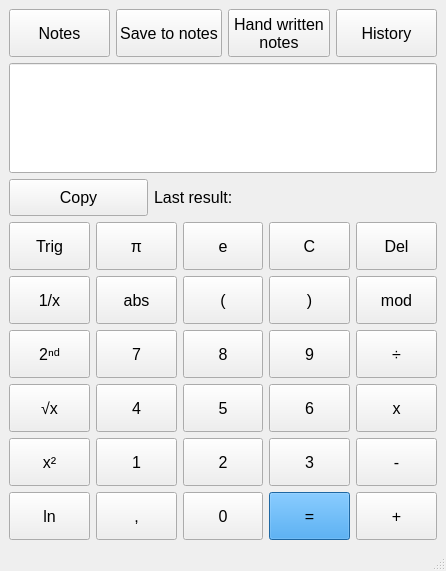
<?xml version="1.0" encoding="UTF-8"?>
<ui version="4.0">
 <class>MainWindow</class>
 <widget class="QMainWindow" name="MainWindow">
  <property name="geometry">
   <rect>
    <x>0</x>
    <y>0</y>
    <width>446</width>
    <height>571</height>
   </rect>
  </property>
  <property name="sizePolicy">
   <sizepolicy hsizetype="Preferred" vsizetype="Preferred">
    <horstretch>0</horstretch>
    <verstretch>0</verstretch>
   </sizepolicy>
  </property>
  <property name="windowTitle">
   <string>Calculator</string>
  </property>
  <widget class="QWidget" name="centralwidget">
   <layout class="QGridLayout" name="gridLayout_2">
    <item row="0" column="0">
     <layout class="QVBoxLayout" name="verticalLayout" stretch="1,3,1,6">
      <item>
       <layout class="QHBoxLayout" name="horizontalLayout_2" stretch="1,1,1,1">
        <item>
         <widget class="QPushButton" name="notes_button">
          <property name="sizePolicy">
           <sizepolicy hsizetype="Preferred" vsizetype="Preferred">
            <horstretch>0</horstretch>
            <verstretch>0</verstretch>
           </sizepolicy>
          </property>
          <property name="minimumSize">
           <size>
            <width>0</width>
            <height>48</height>
           </size>
          </property>
          <property name="font">
           <font>
            <pointsize>12</pointsize>
           </font>
          </property>
          <property name="text">
           <string>Notes</string>
          </property>
         </widget>
        </item>
        <item>
         <widget class="QPushButton" name="save_notes_button">
          <property name="sizePolicy">
           <sizepolicy hsizetype="Preferred" vsizetype="Preferred">
            <horstretch>0</horstretch>
            <verstretch>0</verstretch>
           </sizepolicy>
          </property>
          <property name="minimumSize">
           <size>
            <width>0</width>
            <height>48</height>
           </size>
          </property>
          <property name="font">
           <font>
            <pointsize>12</pointsize>
           </font>
          </property>
          <property name="text">
           <string>Save to notes</string>
          </property>
         </widget>
        </item>
        <item>
         <widget class="QPushButton" name="hand_notes_button">
          <property name="sizePolicy">
           <sizepolicy hsizetype="Preferred" vsizetype="Preferred">
            <horstretch>0</horstretch>
            <verstretch>0</verstretch>
           </sizepolicy>
          </property>
          <property name="minimumSize">
           <size>
            <width>0</width>
            <height>48</height>
           </size>
          </property>
          <property name="font">
           <font>
            <pointsize>12</pointsize>
           </font>
          </property>
          <property name="text">
           <string>Hand written
notes</string>
          </property>
         </widget>
        </item>
        <item>
         <widget class="QPushButton" name="history_button">
          <property name="sizePolicy">
           <sizepolicy hsizetype="Preferred" vsizetype="Preferred">
            <horstretch>0</horstretch>
            <verstretch>0</verstretch>
           </sizepolicy>
          </property>
          <property name="minimumSize">
           <size>
            <width>0</width>
            <height>48</height>
           </size>
          </property>
          <property name="font">
           <font>
            <pointsize>12</pointsize>
           </font>
          </property>
          <property name="text">
           <string>History</string>
          </property>
         </widget>
        </item>
       </layout>
      </item>
      <item>
       <widget class="QLineEdit" name="input_line">
        <property name="sizePolicy">
         <sizepolicy hsizetype="Preferred" vsizetype="Preferred">
          <horstretch>0</horstretch>
          <verstretch>0</verstretch>
         </sizepolicy>
        </property>
        <property name="minimumSize">
         <size>
          <width>0</width>
          <height>89</height>
         </size>
        </property>
        <property name="font">
         <font>
          <pointsize>20</pointsize>
         </font>
        </property>
        <property name="text">
         <string/>
        </property>
       </widget>
      </item>
      <item>
       <layout class="QHBoxLayout" name="horizontalLayout">
        <property name="sizeConstraint">
         <enum>QLayout::SetDefaultConstraint</enum>
        </property>
        <item>
         <widget class="QPushButton" name="copy_button">
          <property name="sizePolicy">
           <sizepolicy hsizetype="Preferred" vsizetype="Preferred">
            <horstretch>0</horstretch>
            <verstretch>0</verstretch>
           </sizepolicy>
          </property>
          <property name="font">
           <font>
            <pointsize>12</pointsize>
           </font>
          </property>
          <property name="text">
           <string>Copy</string>
          </property>
         </widget>
        </item>
        <item>
         <widget class="QLabel" name="label">
          <property name="sizePolicy">
           <sizepolicy hsizetype="Preferred" vsizetype="Preferred">
            <horstretch>0</horstretch>
            <verstretch>0</verstretch>
           </sizepolicy>
          </property>
          <property name="maximumSize">
           <size>
            <width>16777215</width>
            <height>76</height>
           </size>
          </property>
          <property name="font">
           <font>
            <pointsize>12</pointsize>
           </font>
          </property>
          <property name="text">
           <string>Last result:</string>
          </property>
         </widget>
        </item>
        <item>
         <widget class="QLabel" name="last_result_label">
          <property name="sizePolicy">
           <sizepolicy hsizetype="Preferred" vsizetype="Preferred">
            <horstretch>0</horstretch>
            <verstretch>0</verstretch>
           </sizepolicy>
          </property>
          <property name="maximumSize">
           <size>
            <width>16777215</width>
            <height>76</height>
           </size>
          </property>
          <property name="text">
           <string/>
          </property>
         </widget>
        </item>
       </layout>
      </item>
      <item>
       <layout class="QGridLayout" name="gridLayout">
        <item row="4" column="1">
         <widget class="QPushButton" name="four_button">
          <property name="sizePolicy">
           <sizepolicy hsizetype="Preferred" vsizetype="Preferred">
            <horstretch>0</horstretch>
            <verstretch>0</verstretch>
           </sizepolicy>
          </property>
          <property name="minimumSize">
           <size>
            <width>0</width>
            <height>48</height>
           </size>
          </property>
          <property name="font">
           <font>
            <pointsize>12</pointsize>
           </font>
          </property>
          <property name="text">
           <string>4</string>
          </property>
         </widget>
        </item>
        <item row="3" column="2">
         <widget class="QPushButton" name="eight_button">
          <property name="sizePolicy">
           <sizepolicy hsizetype="Preferred" vsizetype="Preferred">
            <horstretch>0</horstretch>
            <verstretch>0</verstretch>
           </sizepolicy>
          </property>
          <property name="minimumSize">
           <size>
            <width>0</width>
            <height>48</height>
           </size>
          </property>
          <property name="font">
           <font>
            <pointsize>12</pointsize>
           </font>
          </property>
          <property name="text">
           <string>8</string>
          </property>
         </widget>
        </item>
        <item row="5" column="0">
         <widget class="QPushButton" name="square_button">
          <property name="sizePolicy">
           <sizepolicy hsizetype="Preferred" vsizetype="Preferred">
            <horstretch>0</horstretch>
            <verstretch>0</verstretch>
           </sizepolicy>
          </property>
          <property name="minimumSize">
           <size>
            <width>0</width>
            <height>48</height>
           </size>
          </property>
          <property name="font">
           <font>
            <pointsize>12</pointsize>
           </font>
          </property>
          <property name="text">
           <string>x²</string>
          </property>
         </widget>
        </item>
        <item row="5" column="4">
         <widget class="QPushButton" name="minus_button">
          <property name="sizePolicy">
           <sizepolicy hsizetype="Preferred" vsizetype="Preferred">
            <horstretch>0</horstretch>
            <verstretch>0</verstretch>
           </sizepolicy>
          </property>
          <property name="minimumSize">
           <size>
            <width>0</width>
            <height>48</height>
           </size>
          </property>
          <property name="font">
           <font>
            <pointsize>12</pointsize>
           </font>
          </property>
          <property name="text">
           <string>-</string>
          </property>
         </widget>
        </item>
        <item row="4" column="0">
         <widget class="QPushButton" name="root_button">
          <property name="sizePolicy">
           <sizepolicy hsizetype="Preferred" vsizetype="Preferred">
            <horstretch>0</horstretch>
            <verstretch>0</verstretch>
           </sizepolicy>
          </property>
          <property name="minimumSize">
           <size>
            <width>0</width>
            <height>48</height>
           </size>
          </property>
          <property name="font">
           <font>
            <pointsize>12</pointsize>
           </font>
          </property>
          <property name="text">
           <string>√x</string>
          </property>
         </widget>
        </item>
        <item row="3" column="3">
         <widget class="QPushButton" name="nine_button">
          <property name="sizePolicy">
           <sizepolicy hsizetype="Preferred" vsizetype="Preferred">
            <horstretch>0</horstretch>
            <verstretch>0</verstretch>
           </sizepolicy>
          </property>
          <property name="minimumSize">
           <size>
            <width>0</width>
            <height>48</height>
           </size>
          </property>
          <property name="font">
           <font>
            <pointsize>12</pointsize>
           </font>
          </property>
          <property name="text">
           <string>9</string>
          </property>
         </widget>
        </item>
        <item row="4" column="3">
         <widget class="QPushButton" name="six_button">
          <property name="sizePolicy">
           <sizepolicy hsizetype="Preferred" vsizetype="Preferred">
            <horstretch>0</horstretch>
            <verstretch>0</verstretch>
           </sizepolicy>
          </property>
          <property name="minimumSize">
           <size>
            <width>0</width>
            <height>48</height>
           </size>
          </property>
          <property name="font">
           <font>
            <pointsize>12</pointsize>
           </font>
          </property>
          <property name="text">
           <string>6</string>
          </property>
         </widget>
        </item>
        <item row="5" column="3">
         <widget class="QPushButton" name="three_button">
          <property name="sizePolicy">
           <sizepolicy hsizetype="Preferred" vsizetype="Preferred">
            <horstretch>0</horstretch>
            <verstretch>0</verstretch>
           </sizepolicy>
          </property>
          <property name="minimumSize">
           <size>
            <width>0</width>
            <height>48</height>
           </size>
          </property>
          <property name="font">
           <font>
            <pointsize>12</pointsize>
           </font>
          </property>
          <property name="text">
           <string>3</string>
          </property>
         </widget>
        </item>
        <item row="3" column="1">
         <widget class="QPushButton" name="seven_button">
          <property name="sizePolicy">
           <sizepolicy hsizetype="Preferred" vsizetype="Preferred">
            <horstretch>0</horstretch>
            <verstretch>0</verstretch>
           </sizepolicy>
          </property>
          <property name="minimumSize">
           <size>
            <width>0</width>
            <height>48</height>
           </size>
          </property>
          <property name="font">
           <font>
            <pointsize>12</pointsize>
           </font>
          </property>
          <property name="text">
           <string>7</string>
          </property>
         </widget>
        </item>
        <item row="5" column="2">
         <widget class="QPushButton" name="two_button">
          <property name="sizePolicy">
           <sizepolicy hsizetype="Preferred" vsizetype="Preferred">
            <horstretch>0</horstretch>
            <verstretch>0</verstretch>
           </sizepolicy>
          </property>
          <property name="minimumSize">
           <size>
            <width>0</width>
            <height>48</height>
           </size>
          </property>
          <property name="font">
           <font>
            <pointsize>12</pointsize>
           </font>
          </property>
          <property name="text">
           <string>2</string>
          </property>
         </widget>
        </item>
        <item row="3" column="4">
         <widget class="QPushButton" name="divide_button">
          <property name="sizePolicy">
           <sizepolicy hsizetype="Preferred" vsizetype="Preferred">
            <horstretch>0</horstretch>
            <verstretch>0</verstretch>
           </sizepolicy>
          </property>
          <property name="minimumSize">
           <size>
            <width>0</width>
            <height>48</height>
           </size>
          </property>
          <property name="font">
           <font>
            <pointsize>12</pointsize>
           </font>
          </property>
          <property name="text">
           <string>÷</string>
          </property>
         </widget>
        </item>
        <item row="0" column="1">
         <widget class="QPushButton" name="pi_button">
          <property name="sizePolicy">
           <sizepolicy hsizetype="Preferred" vsizetype="Preferred">
            <horstretch>0</horstretch>
            <verstretch>0</verstretch>
           </sizepolicy>
          </property>
          <property name="minimumSize">
           <size>
            <width>0</width>
            <height>48</height>
           </size>
          </property>
          <property name="font">
           <font>
            <pointsize>12</pointsize>
           </font>
          </property>
          <property name="text">
           <string>π</string>
          </property>
         </widget>
        </item>
        <item row="2" column="2">
         <widget class="QPushButton" name="par_left_button">
          <property name="sizePolicy">
           <sizepolicy hsizetype="Preferred" vsizetype="Preferred">
            <horstretch>0</horstretch>
            <verstretch>0</verstretch>
           </sizepolicy>
          </property>
          <property name="minimumSize">
           <size>
            <width>0</width>
            <height>48</height>
           </size>
          </property>
          <property name="font">
           <font>
            <pointsize>12</pointsize>
           </font>
          </property>
          <property name="text">
           <string>(</string>
          </property>
         </widget>
        </item>
        <item row="2" column="3">
         <widget class="QPushButton" name="par_right_button">
          <property name="sizePolicy">
           <sizepolicy hsizetype="Preferred" vsizetype="Preferred">
            <horstretch>0</horstretch>
            <verstretch>0</verstretch>
           </sizepolicy>
          </property>
          <property name="minimumSize">
           <size>
            <width>0</width>
            <height>48</height>
           </size>
          </property>
          <property name="font">
           <font>
            <pointsize>12</pointsize>
           </font>
          </property>
          <property name="text">
           <string>)</string>
          </property>
         </widget>
        </item>
        <item row="6" column="0">
         <widget class="QPushButton" name="log_button">
          <property name="sizePolicy">
           <sizepolicy hsizetype="Preferred" vsizetype="Preferred">
            <horstretch>0</horstretch>
            <verstretch>0</verstretch>
           </sizepolicy>
          </property>
          <property name="minimumSize">
           <size>
            <width>0</width>
            <height>48</height>
           </size>
          </property>
          <property name="font">
           <font>
            <pointsize>12</pointsize>
           </font>
          </property>
          <property name="text">
           <string>ln</string>
          </property>
         </widget>
        </item>
        <item row="6" column="4">
         <widget class="QPushButton" name="plus_button">
          <property name="sizePolicy">
           <sizepolicy hsizetype="Preferred" vsizetype="Preferred">
            <horstretch>0</horstretch>
            <verstretch>0</verstretch>
           </sizepolicy>
          </property>
          <property name="minimumSize">
           <size>
            <width>0</width>
            <height>48</height>
           </size>
          </property>
          <property name="font">
           <font>
            <pointsize>12</pointsize>
           </font>
          </property>
          <property name="text">
           <string>+</string>
          </property>
         </widget>
        </item>
        <item row="6" column="1">
         <widget class="QPushButton" name="decimal_point_button">
          <property name="sizePolicy">
           <sizepolicy hsizetype="Preferred" vsizetype="Preferred">
            <horstretch>0</horstretch>
            <verstretch>0</verstretch>
           </sizepolicy>
          </property>
          <property name="minimumSize">
           <size>
            <width>0</width>
            <height>48</height>
           </size>
          </property>
          <property name="font">
           <font>
            <pointsize>12</pointsize>
           </font>
          </property>
          <property name="text">
           <string>,</string>
          </property>
         </widget>
        </item>
        <item row="2" column="4">
         <widget class="QPushButton" name="mod_button">
          <property name="sizePolicy">
           <sizepolicy hsizetype="Preferred" vsizetype="Preferred">
            <horstretch>0</horstretch>
            <verstretch>0</verstretch>
           </sizepolicy>
          </property>
          <property name="minimumSize">
           <size>
            <width>0</width>
            <height>48</height>
           </size>
          </property>
          <property name="font">
           <font>
            <pointsize>12</pointsize>
           </font>
          </property>
          <property name="text">
           <string>mod</string>
          </property>
         </widget>
        </item>
        <item row="4" column="2">
         <widget class="QPushButton" name="five_button">
          <property name="sizePolicy">
           <sizepolicy hsizetype="Preferred" vsizetype="Preferred">
            <horstretch>0</horstretch>
            <verstretch>0</verstretch>
           </sizepolicy>
          </property>
          <property name="font">
           <font>
            <pointsize>12</pointsize>
           </font>
          </property>
          <property name="text">
           <string>5</string>
          </property>
         </widget>
        </item>
        <item row="0" column="0">
         <widget class="QToolButton" name="trig_button">
          <property name="sizePolicy">
           <sizepolicy hsizetype="Preferred" vsizetype="Preferred">
            <horstretch>0</horstretch>
            <verstretch>0</verstretch>
           </sizepolicy>
          </property>
          <property name="minimumSize">
           <size>
            <width>0</width>
            <height>0</height>
           </size>
          </property>
          <property name="font">
           <font>
            <pointsize>12</pointsize>
           </font>
          </property>
          <property name="text">
           <string>Trig</string>
          </property>
         </widget>
        </item>
        <item row="5" column="1">
         <widget class="QPushButton" name="one_button">
          <property name="sizePolicy">
           <sizepolicy hsizetype="Preferred" vsizetype="Preferred">
            <horstretch>0</horstretch>
            <verstretch>0</verstretch>
           </sizepolicy>
          </property>
          <property name="minimumSize">
           <size>
            <width>0</width>
            <height>48</height>
           </size>
          </property>
          <property name="font">
           <font>
            <pointsize>12</pointsize>
           </font>
          </property>
          <property name="text">
           <string>1</string>
          </property>
         </widget>
        </item>
        <item row="0" column="4">
         <widget class="QPushButton" name="del_button">
          <property name="sizePolicy">
           <sizepolicy hsizetype="Preferred" vsizetype="Preferred">
            <horstretch>0</horstretch>
            <verstretch>0</verstretch>
           </sizepolicy>
          </property>
          <property name="minimumSize">
           <size>
            <width>0</width>
            <height>48</height>
           </size>
          </property>
          <property name="font">
           <font>
            <pointsize>12</pointsize>
           </font>
          </property>
          <property name="text">
           <string>Del</string>
          </property>
         </widget>
        </item>
        <item row="0" column="3">
         <widget class="QPushButton" name="erase_button">
          <property name="sizePolicy">
           <sizepolicy hsizetype="Preferred" vsizetype="Preferred">
            <horstretch>0</horstretch>
            <verstretch>0</verstretch>
           </sizepolicy>
          </property>
          <property name="minimumSize">
           <size>
            <width>0</width>
            <height>48</height>
           </size>
          </property>
          <property name="font">
           <font>
            <pointsize>12</pointsize>
           </font>
          </property>
          <property name="text">
           <string>C</string>
          </property>
         </widget>
        </item>
        <item row="6" column="2">
         <widget class="QPushButton" name="zero_button">
          <property name="sizePolicy">
           <sizepolicy hsizetype="Preferred" vsizetype="Preferred">
            <horstretch>0</horstretch>
            <verstretch>0</verstretch>
           </sizepolicy>
          </property>
          <property name="minimumSize">
           <size>
            <width>0</width>
            <height>48</height>
           </size>
          </property>
          <property name="font">
           <font>
            <pointsize>12</pointsize>
           </font>
          </property>
          <property name="text">
           <string>0</string>
          </property>
         </widget>
        </item>
        <item row="2" column="1">
         <widget class="QPushButton" name="abs_button">
          <property name="sizePolicy">
           <sizepolicy hsizetype="Preferred" vsizetype="Preferred">
            <horstretch>0</horstretch>
            <verstretch>0</verstretch>
           </sizepolicy>
          </property>
          <property name="minimumSize">
           <size>
            <width>0</width>
            <height>48</height>
           </size>
          </property>
          <property name="font">
           <font>
            <pointsize>12</pointsize>
           </font>
          </property>
          <property name="text">
           <string>abs</string>
          </property>
         </widget>
        </item>
        <item row="0" column="2">
         <widget class="QPushButton" name="euler_button">
          <property name="sizePolicy">
           <sizepolicy hsizetype="Preferred" vsizetype="Preferred">
            <horstretch>0</horstretch>
            <verstretch>0</verstretch>
           </sizepolicy>
          </property>
          <property name="minimumSize">
           <size>
            <width>0</width>
            <height>48</height>
           </size>
          </property>
          <property name="font">
           <font>
            <pointsize>12</pointsize>
           </font>
          </property>
          <property name="text">
           <string>e</string>
          </property>
         </widget>
        </item>
        <item row="4" column="4">
         <widget class="QPushButton" name="multiply_button">
          <property name="sizePolicy">
           <sizepolicy hsizetype="Preferred" vsizetype="Preferred">
            <horstretch>0</horstretch>
            <verstretch>0</verstretch>
           </sizepolicy>
          </property>
          <property name="minimumSize">
           <size>
            <width>0</width>
            <height>48</height>
           </size>
          </property>
          <property name="font">
           <font>
            <pointsize>12</pointsize>
           </font>
          </property>
          <property name="text">
           <string>x</string>
          </property>
         </widget>
        </item>
        <item row="6" column="3">
         <widget class="QPushButton" name="equal_button">
          <property name="sizePolicy">
           <sizepolicy hsizetype="Preferred" vsizetype="Preferred">
            <horstretch>0</horstretch>
            <verstretch>0</verstretch>
           </sizepolicy>
          </property>
          <property name="minimumSize">
           <size>
            <width>0</width>
            <height>48</height>
           </size>
          </property>
          <property name="font">
           <font>
            <pointsize>12</pointsize>
           </font>
          </property>
          <property name="styleSheet">
           <string notr="true">QPushButton {
background-color: rgb(42,144,227);
}</string>
          </property>
          <property name="text">
           <string>=</string>
          </property>
         </widget>
        </item>
        <item row="3" column="0">
         <widget class="QPushButton" name="more_button">
          <property name="sizePolicy">
           <sizepolicy hsizetype="Preferred" vsizetype="Preferred">
            <horstretch>0</horstretch>
            <verstretch>0</verstretch>
           </sizepolicy>
          </property>
          <property name="minimumSize">
           <size>
            <width>0</width>
            <height>48</height>
           </size>
          </property>
          <property name="font">
           <font>
            <pointsize>12</pointsize>
           </font>
          </property>
          <property name="text">
           <string>2ⁿᵈ</string>
          </property>
         </widget>
        </item>
        <item row="2" column="0">
         <widget class="QPushButton" name="invert_button">
          <property name="sizePolicy">
           <sizepolicy hsizetype="Preferred" vsizetype="Preferred">
            <horstretch>0</horstretch>
            <verstretch>0</verstretch>
           </sizepolicy>
          </property>
          <property name="minimumSize">
           <size>
            <width>0</width>
            <height>48</height>
           </size>
          </property>
          <property name="font">
           <font>
            <pointsize>12</pointsize>
           </font>
          </property>
          <property name="text">
           <string>1/x</string>
          </property>
         </widget>
        </item>
       </layout>
      </item>
     </layout>
    </item>
   </layout>
  </widget>
  <widget class="QMenuBar" name="menubar">
   <property name="geometry">
    <rect>
     <x>0</x>
     <y>0</y>
     <width>446</width>
     <height>21</height>
    </rect>
   </property>
  </widget>
  <widget class="QStatusBar" name="statusbar"/>
 </widget>
 <resources/>
 <connections/>
</ui>
